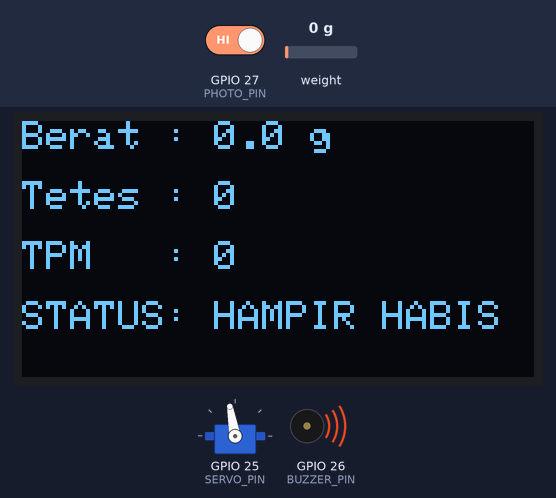
A sketch run on a simulated ESP32. Parts: servo, 128×64 one-colour display, buzzer (waves = sounding). Inputs (shaded band) come from the test bench; at power-on: weight on the scale 0 g, GPIO 27 (PHOTO_PIN) HIGH. What the sketch prints to the serial monitor is not drawn.

Above: at 6.6 s.
6.7 s: weight on the scale set to 45 g
At 9.6 s:
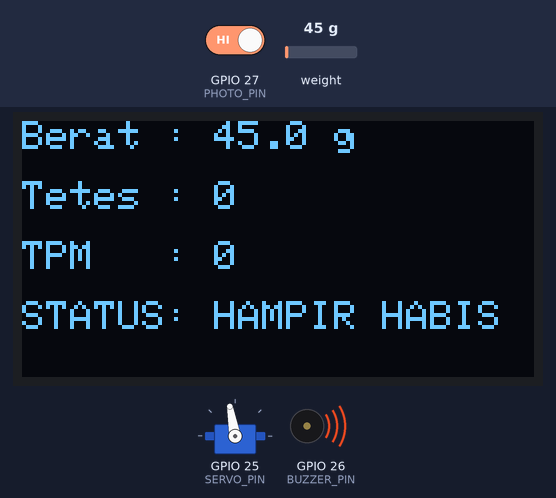
10.8 s: weight on the scale set to 55 g
At 13.0 s:
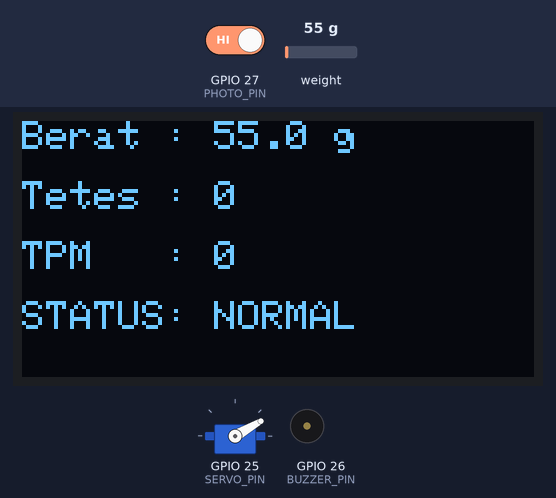
17.2 s: GPIO 27 (PHOTO_PIN) driven LOW
At 19.8 s:
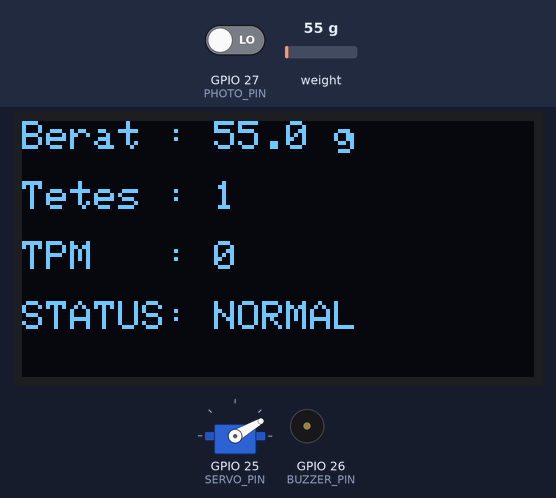
21.1 s: weight on the scale set to 100 g
At 30.0 s:
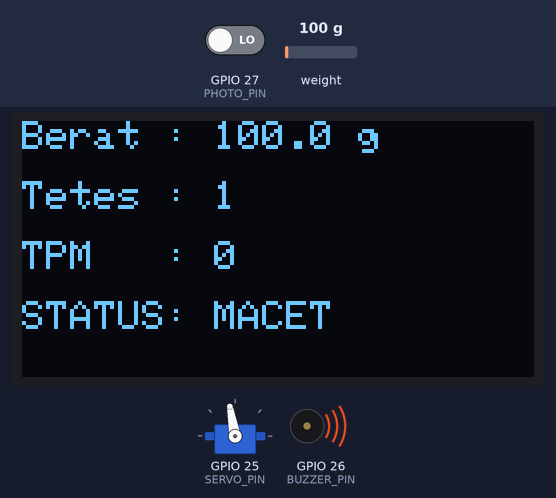
Timing chart, 0 to 31.5 s (numbered marks = the images above; inputs shaded):
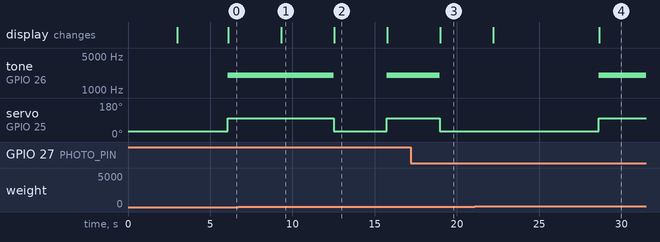

The sketch:

codefull.ino
```cpp
#include <Wire.h>
#include <Adafruit_GFX.h>
#include <Adafruit_SSD1306.h>
#include <HX711.h>
#include <ESP32Servo.h>

// ================= OLED =================
#define SCREEN_WIDTH 128
#define SCREEN_HEIGHT 64

Adafruit_SSD1306 display(
  SCREEN_WIDTH,
  SCREEN_HEIGHT,
  &Wire,
  -1
);

// ================= HX711 =================
#define DT 16
#define SCK 17

HX711 scale;

float calibration_factor = 1050.0;

// ================= SENSOR =================
#define PHOTO_PIN 27
#define BUZZER_PIN 26
#define SERVO_PIN 25

// ================= SERVO =================
Servo servoInfus;

int posisiBuka  = 30;
int posisiJepit = 100;

// ================= DATA =================
volatile long jumlahTetes = 0;

unsigned long lastDropTime = 0;
unsigned long lastTPMTime = 0;

long tetesSebelumnya = 0;

float berat = 0;
int TPM = 0;

bool infusMacet = false;
bool infusHabis = false;

// ================= INTERRUPT =================
void IRAM_ATTR hitungTetes()
{
  jumlahTetes++;
  lastDropTime = millis();
}

void setup()
{
  Serial.begin(115200);

  pinMode(PHOTO_PIN, INPUT);
  pinMode(BUZZER_PIN, OUTPUT);

  // Sensor tetes
  attachInterrupt(
    digitalPinToInterrupt(PHOTO_PIN),
    hitungTetes,
    FALLING      // ganti RISING jika sensor tidak terbaca
  );

  // Loadcell
  scale.begin(DT, SCK);

  delay(2000);

  scale.tare();

  scale.set_scale(calibration_factor);

  // Servo
  servoInfus.attach(SERVO_PIN);
  servoInfus.write(posisiBuka);

  // OLED
  if (!display.begin(
        SSD1306_SWITCHCAPVCC,
        0x3C))
  {
    while (1);
  }

  display.clearDisplay();
  display.display();

  lastDropTime = millis();
  lastTPMTime = millis();

  Serial.println("SISTEM INFUS READY");
}

void loop()
{
  // ================= LOADCELL =================
  berat = scale.get_units(30);

  if (abs(berat) < 1)
  {
    berat = 0;
  }

  // ================= TPM =================
  if (millis() - lastTPMTime >= 60000)
  {
    TPM = jumlahTetes - tetesSebelumnya;

    tetesSebelumnya = jumlahTetes;

    lastTPMTime = millis();
  }

  // ================= DETEKSI MACET =================
  if (millis() - lastDropTime > 10000)
  {
    infusMacet = true;
  }
  else
  {
    infusMacet = false;
  }

  // ================= DETEKSI HAMPIR HABIS =================
  if (berat <= 50)
  {
    infusHabis = true;
  }
  else
  {
    infusHabis = false;
  }

  // ================= KONTROL SERVO =================
  if (infusMacet || infusHabis)
  {
    servoInfus.write(posisiJepit);
  }
  else
  {
    servoInfus.write(posisiBuka);
  }

  // ================= BUZZER =================
  if (infusMacet || infusHabis)
  {
    tone(BUZZER_PIN, 2000);
  }
  else
  {
    noTone(BUZZER_PIN);
  }

  // ================= OLED =================
  display.clearDisplay();

  display.setTextSize(1);
  display.setTextColor(WHITE);

  display.setCursor(0, 0);
  display.print("Berat : ");
  display.print(berat, 1);
  display.println(" g");

  display.setCursor(0, 15);
  display.print("Tetes : ");
  display.println(jumlahTetes);

  display.setCursor(0, 30);
  display.print("TPM   : ");
  display.println(TPM);

  display.setCursor(0, 45);

  if (infusMacet)
  {
    display.println("STATUS: MACET");
  }
  else if (infusHabis)
  {
    display.println("STATUS: HAMPIR HABIS");
  }
  else
  {
    display.println("STATUS: NORMAL");
  }

  display.display();

  // ================= SERIAL =================
  Serial.print("Berat: ");
  Serial.print(berat);

  Serial.print(" g | TPM: ");
  Serial.print(TPM);

  Serial.print(" | Tetes: ");
  Serial.println(jumlahTetes);

  delay(200);
}
```

Measured:
- the behaviour switches between 50 and 51 g on weight on the scale (found by bisection; images 1 and 2)
- after the input at 6.7 s, the display: changes after 2.6 s (image 1)
- after the input at 10.8 s, tone on GPIO 26 (BUZZER_PIN): 2000 Hz → silent after 1.7 s, → 2000 Hz 3.2 s later; servo on GPIO 25 (SERVO_PIN): 100° → 30° after 1.7 s, → 100° 3.2 s later; the display: changes after 1.7 s (image 2)
- after the input at 17.2 s, tone on GPIO 26 (BUZZER_PIN): 2000 Hz → silent after 1.8 s; servo on GPIO 25 (SERVO_PIN): 100° → 30° after 1.8 s; the display: changes after 1.8 s (image 3)
- what the display in image 2 shows lasts 3.3 s, from 12.5 s to 15.8 s
